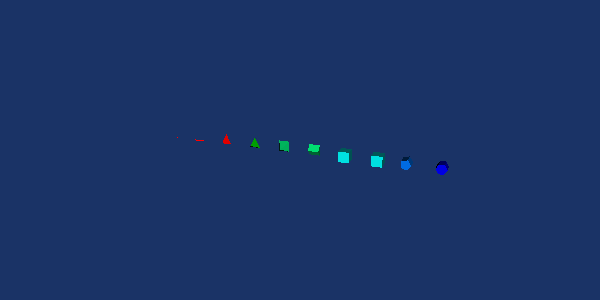

Source code (Python):
#!/usr/bin/env python

# Demonstrate vtkCountFaces by building an unstructured grid with various
# cell types (vertex, line, triangle, tetra, pyramid, wedge, voxel,
# hexahedron, pentagonal prism, hexagonal prism) and visualizing the
# cells colored by face count.

# Factory overrides
import math

import vtkmodules.vtkInteractionStyle  # noqa: F401
import vtkmodules.vtkRenderingOpenGL2  # noqa: F401

from vtkmodules.vtkCommonCore import vtkPoints
from vtkmodules.vtkCommonDataModel import (
    VTK_HEXAGONAL_PRISM,
    VTK_HEXAHEDRON,
    VTK_LINE,
    VTK_PENTAGONAL_PRISM,
    VTK_PYRAMID,
    VTK_TETRA,
    VTK_TRIANGLE,
    VTK_VERTEX,
    VTK_VOXEL,
    VTK_WEDGE,
    vtkUnstructuredGrid,
)
from vtkmodules.vtkFiltersGeneral import vtkCountFaces
from vtkmodules.vtkFiltersGeometry import vtkDataSetSurfaceFilter
from vtkmodules.vtkRenderingCore import (
    vtkActor,
    vtkPolyDataMapper,
    vtkRenderWindow,
    vtkRenderWindowInteractor,
    vtkRenderer,
)

# Build points for all cell types, spread along x axis
points = vtkPoints()

# Vertex (1 point) at x=0
points.InsertNextPoint(0, 0, 0)  # 0

# Line (2 points) at x=2
points.InsertNextPoint(2, 0, 0)  # 1
points.InsertNextPoint(3, 0, 0)  # 2

# Triangle (3 points) at x=5
points.InsertNextPoint(5, 0, 0)  # 3
points.InsertNextPoint(6, 0, 0)  # 4
points.InsertNextPoint(5.5, 1, 0)  # 5

# Tetrahedron (4 points) at x=8
points.InsertNextPoint(8, 0, 0)  # 6
points.InsertNextPoint(9, 0, 0)  # 7
points.InsertNextPoint(8.5, 1, 0)  # 8
points.InsertNextPoint(8.5, 0.5, 1)  # 9

# Pyramid (5 points) at x=11
points.InsertNextPoint(11, 0, 0)  # 10
points.InsertNextPoint(12, 0, 0)  # 11
points.InsertNextPoint(12, 1, 0)  # 12
points.InsertNextPoint(11, 1, 0)  # 13
points.InsertNextPoint(11.5, 0.5, 1)  # 14

# Wedge (6 points) at x=14
points.InsertNextPoint(14, 1, 0)  # 15
points.InsertNextPoint(14, 0, 0)  # 16
points.InsertNextPoint(14, 0.5, 0.5)  # 17
points.InsertNextPoint(15, 1, 0)  # 18
points.InsertNextPoint(15, 0, 0)  # 19
points.InsertNextPoint(15, 0.5, 0.5)  # 20

# Voxel (8 points) at x=17
points.InsertNextPoint(17, 0, 0)  # 21
points.InsertNextPoint(18, 0, 0)  # 22
points.InsertNextPoint(17, 1, 0)  # 23
points.InsertNextPoint(18, 1, 0)  # 24
points.InsertNextPoint(17, 0, 1)  # 25
points.InsertNextPoint(18, 0, 1)  # 26
points.InsertNextPoint(17, 1, 1)  # 27
points.InsertNextPoint(18, 1, 1)  # 28

# Hexahedron (8 points) at x=20
points.InsertNextPoint(20, 0, 0)  # 29
points.InsertNextPoint(21, 0, 0)  # 30
points.InsertNextPoint(21, 1, 0)  # 31
points.InsertNextPoint(20, 1, 0)  # 32
points.InsertNextPoint(20, 0, 1)  # 33
points.InsertNextPoint(21, 0, 1)  # 34
points.InsertNextPoint(21, 1, 1)  # 35
points.InsertNextPoint(20, 1, 1)  # 36

# Pentagonal prism (10 points) at x=23
for i in range(5):
    angle = 2.0 * math.pi * i / 5.0
    points.InsertNextPoint(23 + 0.5 * math.cos(angle), 0.5 + 0.5 * math.sin(angle), 0)  # 37-41
for i in range(5):
    angle = 2.0 * math.pi * i / 5.0
    points.InsertNextPoint(23 + 0.5 * math.cos(angle), 0.5 + 0.5 * math.sin(angle), 1)  # 42-46

# Hexagonal prism (12 points) at x=26
for i in range(6):
    angle = 2.0 * math.pi * i / 6.0
    points.InsertNextPoint(26 + 0.5 * math.cos(angle), 0.5 + 0.5 * math.sin(angle), 0)  # 47-52
for i in range(6):
    angle = 2.0 * math.pi * i / 6.0
    points.InsertNextPoint(26 + 0.5 * math.cos(angle), 0.5 + 0.5 * math.sin(angle), 1)  # 53-58

# Build unstructured grid
ugrid = vtkUnstructuredGrid()
ugrid.SetPoints(points)

ugrid.InsertNextCell(VTK_VERTEX, 1, [0])
ugrid.InsertNextCell(VTK_LINE, 2, [1, 2])
ugrid.InsertNextCell(VTK_TRIANGLE, 3, [3, 4, 5])
ugrid.InsertNextCell(VTK_TETRA, 4, [6, 7, 8, 9])
ugrid.InsertNextCell(VTK_PYRAMID, 5, [10, 11, 12, 13, 14])
ugrid.InsertNextCell(VTK_WEDGE, 6, [15, 16, 17, 18, 19, 20])
ugrid.InsertNextCell(VTK_VOXEL, 8, [21, 22, 23, 24, 25, 26, 27, 28])
ugrid.InsertNextCell(VTK_HEXAHEDRON, 8, [29, 30, 31, 32, 33, 34, 35, 36])
ugrid.InsertNextCell(VTK_PENTAGONAL_PRISM, 10, list(range(37, 47)))
ugrid.InsertNextCell(VTK_HEXAGONAL_PRISM, 12, list(range(47, 59)))

# Count faces
count_faces = vtkCountFaces()
count_faces.SetOutputArrayName("faces")
count_faces.SetInputData(ugrid)
count_faces.Update()

# Extract surface and color by face count
surface = vtkDataSetSurfaceFilter()
surface.SetInputConnection(count_faces.GetOutputPort())

mapper = vtkPolyDataMapper()
mapper.SetInputConnection(surface.GetOutputPort())
mapper.SetScalarModeToUseCellFieldData()
mapper.SelectColorArray("faces")
mapper.SetScalarRange(0, 8)

actor = vtkActor()
actor.SetMapper(mapper)

# Renderer
renderer = vtkRenderer()
renderer.AddActor(actor)
renderer.SetBackground(0.1, 0.2, 0.4)

# Window
render_window = vtkRenderWindow()
render_window.AddRenderer(renderer)
render_window.SetSize(600, 300)
render_window.SetWindowName("count faces")

# Interactor
interactor = vtkRenderWindowInteractor()
interactor.SetRenderWindow(render_window)

# Scene
renderer.ResetCamera()
renderer.GetActiveCamera().Elevation(20)
renderer.GetActiveCamera().Azimuth(20)
renderer.ResetCameraClippingRange()

interactor.Initialize()
interactor.Start()
